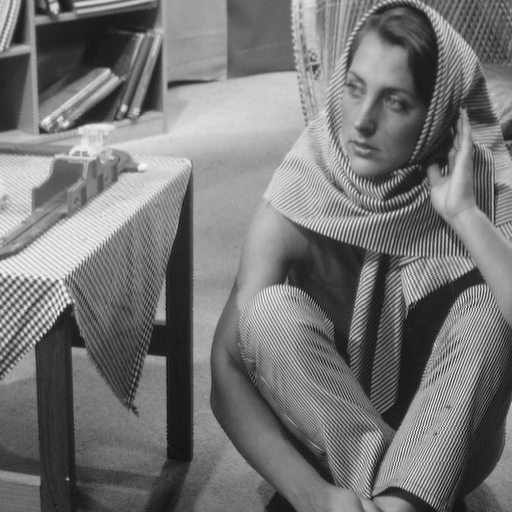
%> input picture IIVP Lab/Lab 3/barbara.png, 512 x 512 px
$ octave specification.m   (GNU Octave 9; MATLAB toolbox functions it lacks are replaced by stand-ins)
%> lines starting %> are read from the running program, lines starting %| are printed output that depends on the picture
%% Reading Images
img1 = imread('barbara.png');
%> img1 is the input picture: size 512x512 uint8; min 12, max 246, mean 117.4
img2 = imread('AE.jpg');
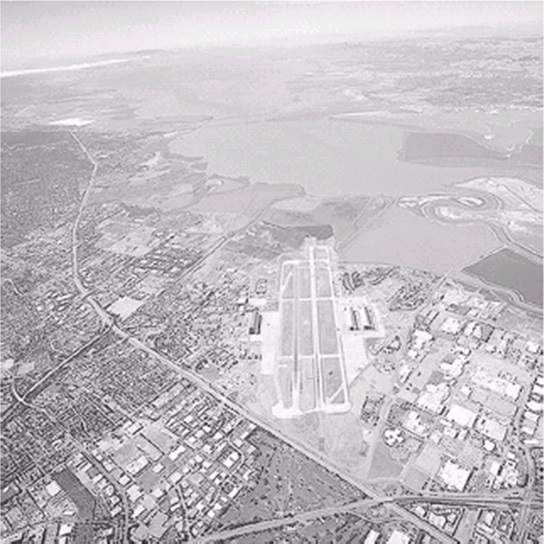
%> input picture IIVP Lab/Lab 3/AE.jpg, 544 x 544 px
%> img2 is the input picture: size 544x544x3 uint8; mean R, G, B 194.3, 190.7, 194.4

%% Equilization

%Choose the image to equilize
I = img2;

%Displaying image
subplot(1,2,1)
imshow(I)
title('Original Image');

[height,width]=size(I);
%> height = 544; width = 1632

%% To form histogram, note down the frequencies
%NOTE: Scale is 0:255, we need to add 1 every time which adding freq.
NumPixel = zeros(1,256);
for i = 1:height
    for j = 1:width
        NumPixel( I(i,j) + 1 ) = NumPixel( I(i,j) + 1 ) + 1;
    end
end
%> after the loop, NumPixel = 256 values, max 24538 at index 209, min 0 at index 1, mean 3468

%% Plot histogram
% subplot(_,_,_)
% bar(NumPixel)
% title('NumPixel');

[height,width]=size(I);

%% Finding the probability distribution
ProbPixel = zeros(1,256);
for i = 1:256
    ProbPixel(i) = NumPixel(i) / (height * width * 1.0);
end
%> after the loop, ProbPixel = 256 values, max 0.0276 at index 209, min 0 at index 1, mean 0.00391

% subplot(_,_,_)
% bar(ProbPixel)
% title('ProbPixel');

%% Cummilative Frequency
CumuPixel = zeros(1,256);
for i = 1:256
    if i == 1
        CumuPixel(i) = ProbPixel(i);
    else
        CumuPixel(i) = CumuPixel(i-1) + ProbPixel(i);
    end
end
%> after the loop, CumuPixel = 256 values from 0 to 1

% subplot(_,_,_);
% bar(CumuPixel)
% title('CumPixel');

%% Multiplying with scale and rounding off to neartest integer
Map = zeros(1,256);
for i = 1:256
    Map(i) = uint8(255 * CumuPixel(i)+0.5);
end
%> after the loop, Map = 256 values from 1 to 255
for i = 1:height
    for j = 1:width
        I(i,j)=Map(I(i,j) + 1);
    end
end
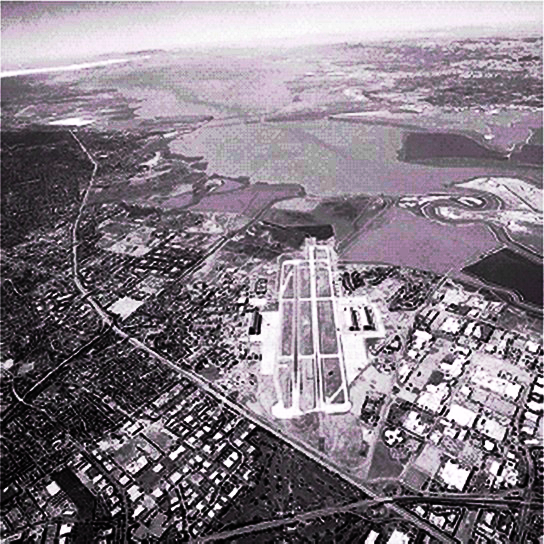
%> I: size 544x544x3 uint8; mean R, G, B 132.1, 123.1, 132.6

%% Display new image
subplot(1,2,1)
imshow(I)
title('Equilized Image')


%% Specification

pixelLocations = [105, 103, 152, 185, 255];
newPixels = [200000, 50000, 5124, 2457, 4563];

% Equilizing new historgram

sizeNewHist = 262114; % Sum on frequencies
NewProbPixel = zeros(1,5);
for i = 1:5
    NewProbPixel(i) = newPixels(i) / 262114.0;
end

NewCumuPixel = zeros(1,5);
for i = 1:5
    if i == 1
        NewCumuPixel(i) = NewProbPixel(i);
    else
        NewCumuPixel(i) = NewCumuPixel(i-1) + NewProbPixel(i);
    end
end

NewMap = zeros(1,256);

min = 1002003;
location = 0;

for i = 1:256
    for j = 1:5
        if(abs(double(CumuPixel(i) - NewCumuPixel(j))) < min)
            min = abs(double(CumuPixel(i) - NewCumuPixel(j)));
            location = j;
        end
    end
    NewMap(i) = pixelLocations(location);
end
%> after the loop, NewMap = 256 values, max 255 at index 255, min 103 at index 240, mean 106.1; location = 5; min = 0.000114

I2 = I;
for i = 1:height
    for j = 1:width
        I(i, j) = NewMap(I(i, j));
    end
end
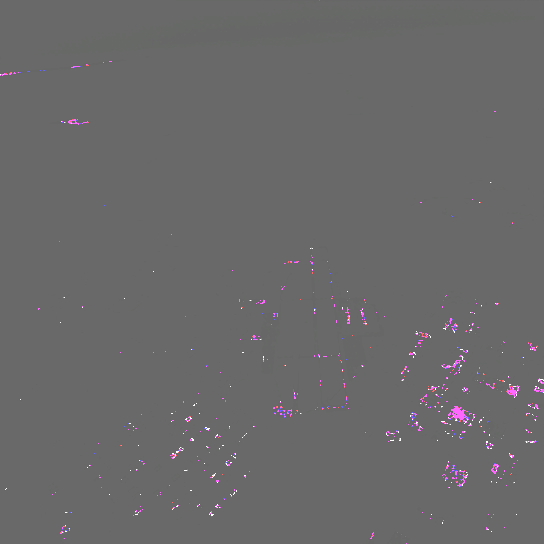
%> I: size 544x544x3 uint8; mean R, G, B 105.8, 105.1, 105.8

subplot(1,2,2)
imshow(img2);
